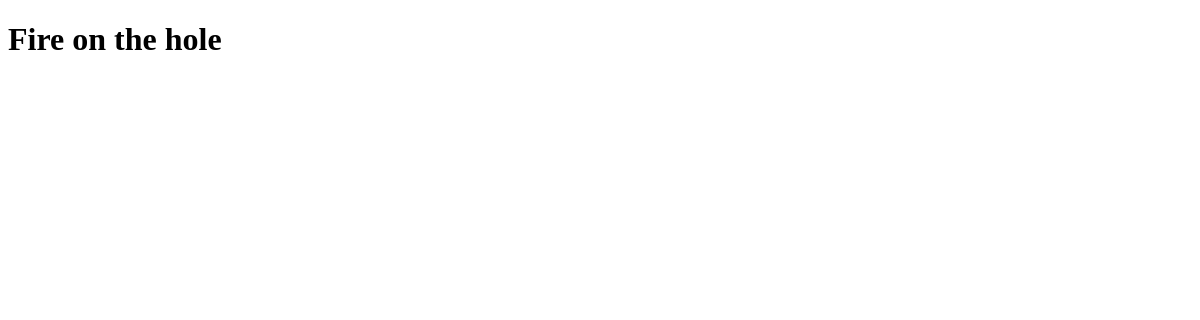
/, run on an earlier commit of the app's database.
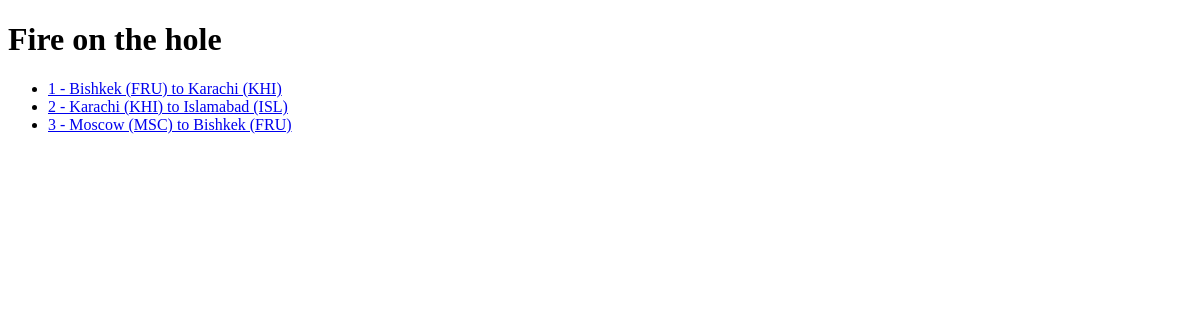
And on a later commit of the database.
### Flights/models.py (models this page shows)
class Flights(models.Model):
	origin = models.ForeignKey(Airports, on_delete=models.CASCADE, related_name="departures")
	destination = models.ForeignKey(Airports, on_delete=models.CASCADE, related_name='arrivals')
	duration = models.IntegerField()
	def __str__(self):
		return f"{self.id} - {self.origin} to {self.destination}"

class Airports(models.Model):
	code = models.CharField(max_length=3)
	city = models.CharField(max_length=64)
	def __str__(self):
		return f"{self.city} ({self.code})"

### Flights/views.py (the view)
# urls.py: path('', views.index, name="index"),
def index(request):
	context = {
		"flights": Flights.objects.all()
	}
	return render(request, "flights/index.html", context)

### Flights/templates/flights/index.html (shortened to what this page needs)
{% extends "flights/base.html"%}
{%block header%}Fire on the hole{%endblock%}
{%block body%}
	<ul>
		{% for i in flights %}
			<li>
				<a href="{% url 'flight' i.id%}">{{i}}</a>
			</li>
		{% endfor %}
	</ul>
{%endblock%}

### Flights/templates/flights/base.html (shortened to what this page needs)
<!DOCTYPE html>
<html>
<head>
</head>
<body>
	<h1>{%block header%}{%endblock%}</h1>
	{%block body%}
	{% endblock%}
</body>
</html>

What changed in the data, as far as the page shows it:
added Flights: id+origin+destination "1 - Bishkek (FRU) to Karachi (KHI)"
added Flights: id+origin+destination "2 - Karachi (KHI) to Islamabad (ISL)"
added Flights: id+origin+destination "3 - Moscow (MSC) to Bishkek (FRU)"
